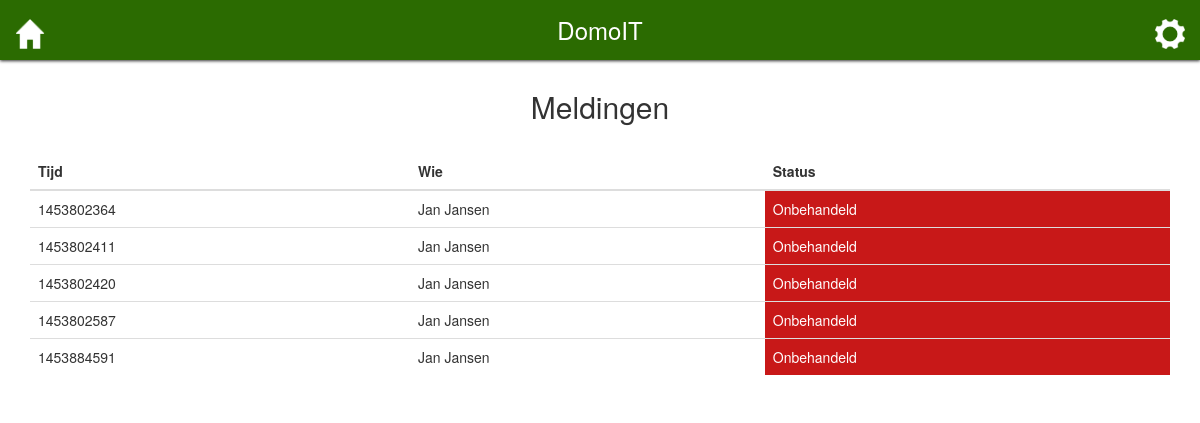
The app's page /begeleider/meldingen.php with its own data.
### tables this page shows
CREATE TABLE "hulpoproep" (
	`timestamp`	INTEGER,
	`gebruiker`	INTEGER,
	`status`	INTEGER DEFAULT 0,
	PRIMARY KEY(timestamp,gebruiker),
	FOREIGN KEY(`gebruiker`) REFERENCES `gebruiker`(`id`)
);

### public_html/begeleider/meldingen.php (the view, shortened to what this page needs)
<?php
require_once "../../header.php";
$meldingen = $dbh->query("
    SELECT hulpoproep.timestamp, status, gebruiker.voornaam, gebruiker.tussenvoegsel, gebruiker.achternaam
    FROM hulpoproep
    JOIN gebruiker on hulpoproep.gebruiker = gebruiker.id")->fetchAll();
?>
<div class="container">
    <h1>Meldingen</h1>
    <table class="table meldingen">
        <thead>
            <th>Tijd</th>
            <th>Wie</th>
            <th>Status</th>
        </thead>
        <?php
        if (empty($meldingen))
            echo "<tr><td colspan=\"3\"><i>Geen meldingen</i></td></tr>";
        else {
            foreach ($meldingen as $melding) {
                $gebruiker = $melding["voornaam"] . ($melding["tussenvoegsel"] . " " ?? " ") . $melding["achternaam"];
                $status_naam = ($melding["status"] == 0 ? "Onbehandeld" : "Behandeld");
                $status_class = ($melding["status"] == 0 ? "status-open" : "status-closed");
                ?>
                <tr>
                    <td><?php echo $melding["timestamp"]; ?></td>
                    <td><?php echo $gebruiker; ?></td>
                    <td class="<?php echo $status_class; ?>"><?php echo $status_naam; ?></td>
                </tr>
                <?php
            }
        }
        ?>
    </table>
</div>
<?php require_once "../../footer.php"; ?>

### public_html/assets/css/domoit.css (style rules this page uses)
html, body { background-color: #fff; }
#content h1 { text-align: center; }
#content h1 { margin: 30px 0; text-align: center; font-size: 30px; }
table.meldingen td.status-open { color: #fff; background-color: #C81818; }

### records on screen
hulpoproep: timestamp "1453802364", gebruiker "Jan Jansen", status "Onbehandeld"
hulpoproep: timestamp "1453802411", gebruiker "Jan Jansen", status "Onbehandeld"
hulpoproep: timestamp "1453802420", gebruiker "Jan Jansen", status "Onbehandeld"
hulpoproep: timestamp "1453802587", gebruiker "Jan Jansen", status "Onbehandeld"
hulpoproep: timestamp "1453884591", gebruiker "Jan Jansen", status "Onbehandeld"
